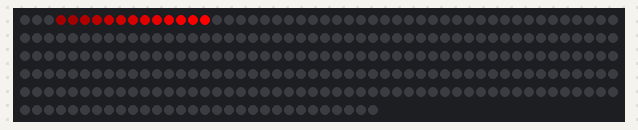
The sketch below on a simulated Arduino Uno, built with avr-gcc and run on an emulated ATmega328P. On the bench: 280 RGB LEDs in strip order, left to right, continuing on the next row.

Above: at 0.49 s.

The sketch:

BeamsOfColors.ino
```cpp
#include <Arduino.h>

#include <Adafruit_NeoPixel.h>
#ifdef __AVR__
  #include <avr/power.h>
#endif

#define PIN 6

// Parameter 1 = number of pixels in strip
// Parameter 2 = Arduino pin number (most are valid)
// Parameter 3 = pixel type flags, add together as needed:
//   NEO_KHZ800  800 KHz bitstream (most NeoPixel products w/WS2812 LEDs)
//   NEO_KHZ400  400 KHz (classic 'v1' (not v2) FLORA pixels, WS2811 drivers)
//   NEO_GRB     Pixels are wired for GRB bitstream (most NeoPixel products)
//   NEO_RGB     Pixels are wired for RGB bitstream (v1 FLORA pixels, not v2)
Adafruit_NeoPixel strip = Adafruit_NeoPixel(280, PIN, NEO_GRB + NEO_KHZ800);

// IMPORTANT: To reduce NeoPixel burnout risk, add 1000 uF capacitor across
// pixel power leads, add 300 - 500 Ohm resistor on first pixel's data input
// and minimize distance between Arduino and first pixel.  Avoid connecting
// on a live circuit...if you must, connect GND first.

void setup() {
  // put your setup code here, to run once:
  strip.begin();
  strip.show(); // Initialize all pixels to 'off'
  strip.setBrightness(255);
}

void loop() {

  //colorSpectrumFade(30);
  //colorSpectrumFlow(30);
  //rainbow(10);

  int beamSpeed = 10;
  colorBeam(255, 0, 0, 12, beamSpeed);
  colorBeam(0, 255, 0, 12, beamSpeed);
  colorBeam(0, 0, 255, 12, beamSpeed);
}

void colorSpectrumFlow(uint8_t wait){
  uint8_t i, j;
  j = 0;
  while(true){
    for(i = strip.numPixels() - 1; i > 0 ; i--){
      strip.setPixelColor(i, strip.getPixelColor(i-1));
    }
    strip.setPixelColor(0, Wheel(j));
    strip.show();
    delay(wait);

    if(j == 255){
      j = 0;
    }else{
      j++;
    }
  }

}

void rainbow(uint8_t wait) {
  uint16_t i, j;

  for(j=0; j<256; j++) {
    for(i=0; i<strip.numPixels(); i++) {
      strip.setPixelColor(i, Wheel((i+j) & 255));
    }
    strip.show();
    delay(wait);
  }
}

void colorSpectrumFade(uint8_t wait){
  uint8_t i,j;
  for(j = 0; j < 256; j++){
    for(i = 0; i < strip.numPixels(); i++){
      strip.setPixelColor(i, Wheel(j));
    }
    delay(wait);
    strip.show();
  }

}

void colorBeam(uint8_t R, uint8_t G, uint8_t B, uint8_t len, uint8_t wait){
  for(uint16_t i = 0; i < (strip.numPixels() + len + 1); i++){
    for(uint8_t j = 0; j < len; j++){
      if(((i-j) >= 0) && ((i-j) < (strip.numPixels() + len))){
        if(R > 0){
          strip.setPixelColor(i-j, strip.Color(R - (j*20),G,B));
        }else if(G > 0){
          strip.setPixelColor(i-j, strip.Color(R,G - (j*20),B));
        }else if(B > 0){
          strip.setPixelColor(i-j, strip.Color(R,G,B - (j*20)));
        }

      }
      if((i - len - 1) >= 0){
        strip.setPixelColor(i-len - 1, 0);
      }
    }
    strip.show();
    delay(wait);
  }
}

// Input a value 0 to 255 to get a color value.
// The colours are a transition r - g - b - back to r.
uint32_t Wheel(byte WheelPos) {
  WheelPos = 255 - WheelPos;
  if(WheelPos < 85) {
    return strip.Color(255 - WheelPos * 3, 0, WheelPos * 3);
  }
  if(WheelPos < 170) {
    WheelPos -= 85;
    return strip.Color(0, WheelPos * 3, 255 - WheelPos * 3);
  }
  WheelPos -= 170;
  return strip.Color(WheelPos * 3, 255 - WheelPos * 3, 0);
}
```
